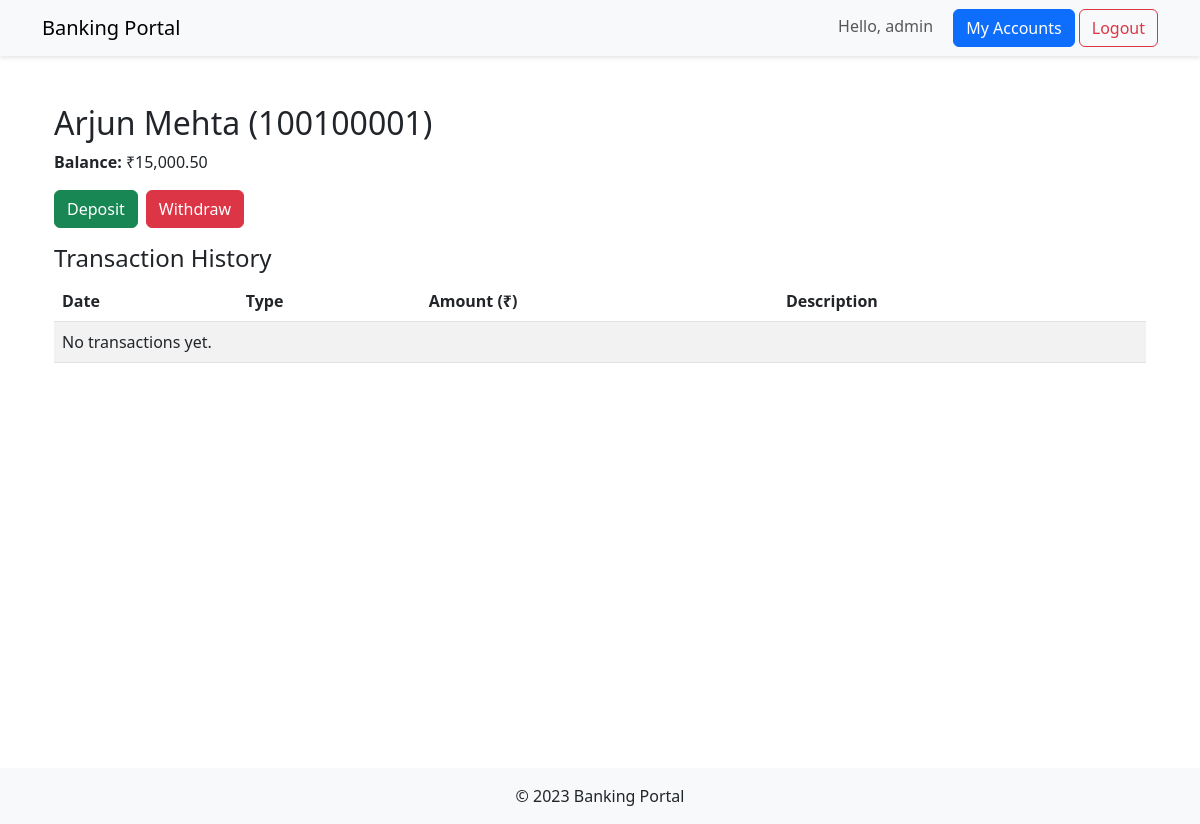
/bank/accounts/1/ (signed in), run on an earlier commit of the app's database.
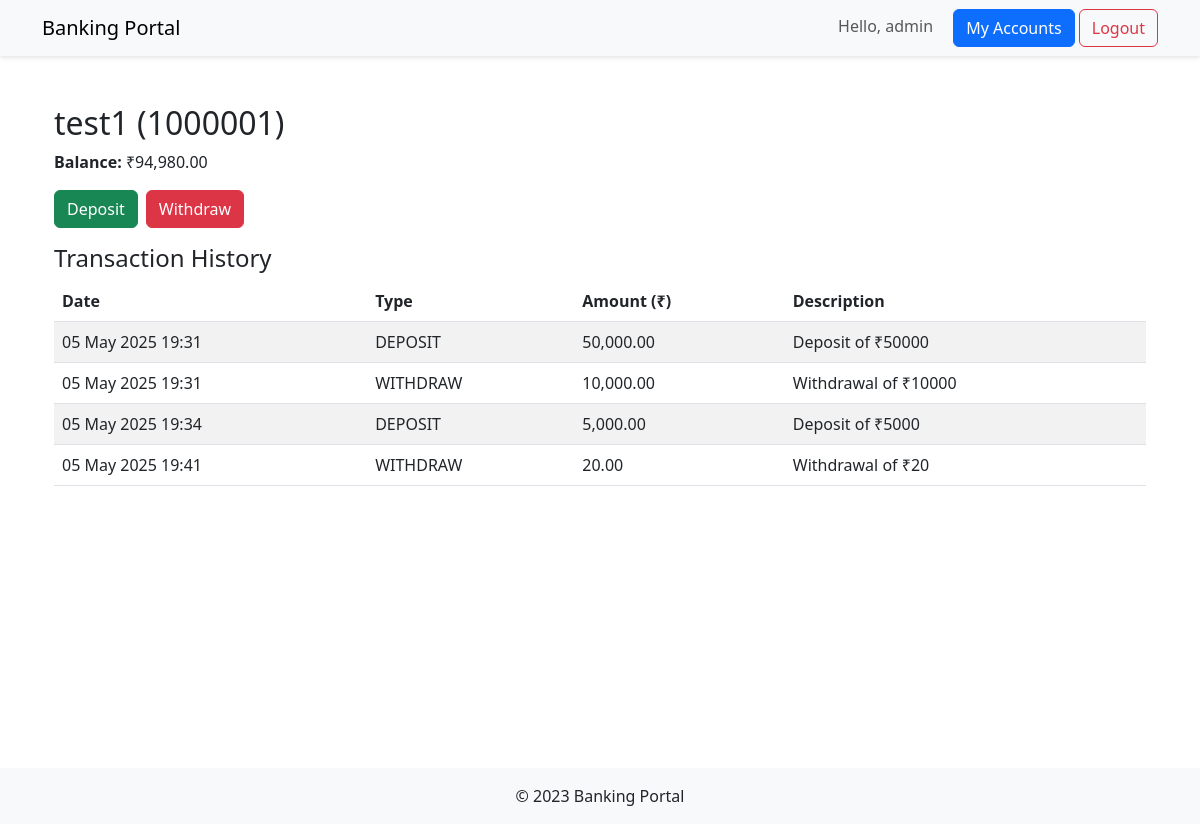
And on a later commit of the database.
### core/models.py (models this page shows, shortened)
class CustomerAccount(models.Model):
    user = models.OneToOneField(User, on_delete=models.CASCADE) #Temporary
    name = models.CharField(max_length=100)
    account_number = models.CharField(max_length=10, unique=True)
    balance = models.DecimalField(max_digits=10, decimal_places=2)
    contact = models.CharField(max_length=15, default='N/A')
    ACCOUNT_TYPES = [
        ('Savings', 'Savings'),
        ('Current', 'Current'),
    ]
    account_type = models.CharField(max_length=10, choices=ACCOUNT_TYPES, default='Savings')

class Transaction(models.Model):
    TRANSACTION_TYPES = [
        ('DEPOSIT', 'Deposit'),
        ('WITHDRAW', 'Withdraw'),
        ('TRANSFER', 'Transfer'),
    ]
    account = models.ForeignKey(CustomerAccount, on_delete=models.CASCADE, related_name='transactions')
    amount = models.DecimalField(max_digits=10, decimal_places=2)
    transaction_type = models.CharField(max_length=10, choices=TRANSACTION_TYPES)
    timestamp = models.DateTimeField(auto_now_add=True)
    description = models.CharField(max_length=200, blank=True)  # e.g., "Transfer to account X"

### core/views.py (the view)
# urls.py: path('accounts/<int:pk>/', views.account_detail, name='account_detail'),
@login_required()
def account_detail(request, pk):
    account = get_object_or_404(CustomerAccount, pk=pk)
    return render(request, 'core/account_detail.html', {'account': account})

### core/templates/core/account_detail.html
{% extends 'base.html' %}
{% load humanize %}
{% block content %}
<div class="container mt-5">
    <h2>{{ account.name }} ({{ account.account_number }})</h2>
    <p><strong>Balance:</strong> ₹{{ account.balance|floatformat:2|intcomma }}</p>
    <div class="d-flex gap-2 mb-3">
        <a href="{% url 'bank:deposit' account.pk %}" class="btn btn-success">Deposit</a>
        <a href="{% url 'bank:withdraw' account.pk %}" class="btn btn-danger">Withdraw</a>
    </div>
    <h4>Transaction History</h4>
    <table class="table table-striped">
        <thead>
            <tr>
                <th>Date</th>
                <th>Type</th>
                <th>Amount (₹)</th>
                <th>Description</th>
            </tr>
        </thead>
        <tbody>
            {% for tx in account.transactions.all %}
            <tr>
                <td>{{ tx.timestamp|date:"d M Y H:i" }}</td>
                <td>{{ tx.transaction_type }}</td>
                <td>{{ tx.amount|floatformat:2|intcomma }}</td>
                <td>{{ tx.description }}</td>
            </tr>
            {% empty %}
            <tr><td colspan="4">No transactions yet.</td></tr>
            {% endfor %}
        </tbody>
    </table>
</div>
{% endblock %}

What changed in the data, as far as the page shows it:
changed CustomerAccount: name "Arjun Mehta" → "test1"; account_number "100100001" → "1000001"; balance "15,000.50" → "94,980.00"
added Transaction: timestamp "05 May 2025 19:31", transaction_type "DEPOSIT", amount "50,000.00", description "Deposit of ₹50000"
added Transaction: timestamp "05 May 2025 19:31", transaction_type "WITHDRAW", amount "10,000.00", description "Withdrawal of ₹10000"
added Transaction: timestamp "05 May 2025 19:34", transaction_type "DEPOSIT", amount "5,000.00", description "Deposit of ₹5000"
added Transaction: timestamp "05 May 2025 19:41", transaction_type "WITHDRAW", amount "20.00", description "Withdrawal of ₹20"
Also different on the page:
text no longer shown: "No transactions yet."
